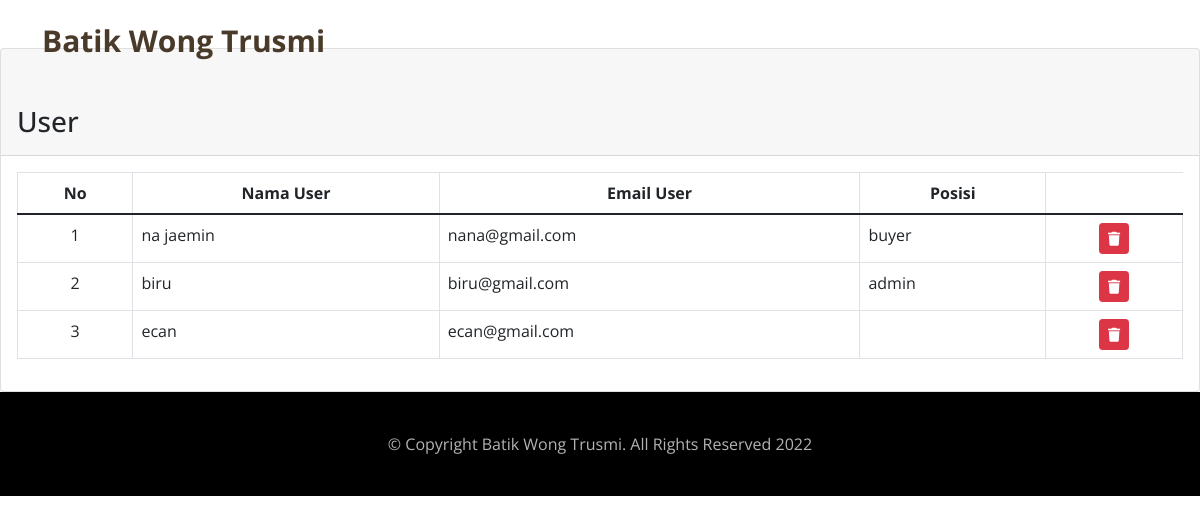
Screenshot of /index.php/admin with the database file from the repository.
### tables this page shows
CREATE TABLE `tabel_buyer` (
  `id_buyer` int(20) NOT NULL,
  `username` varchar(100) NOT NULL,
  `password` text NOT NULL,
  `nama` varchar(100) NOT NULL,
  `email` varchar(100) NOT NULL,
  `alamat` varchar(100) NOT NULL,
  `no_hp` varchar(100) NOT NULL,
  `foto` text DEFAULT NULL,
  `salt` varchar(20) NOT NULL
);

### application/views/templateAdmin/content_admin.php (called while the page is built)
<?php
if ($isi) {
	$this->load->view($isi);
}

### application/views/templateAdmin/halaman_admin.php (called while the page is built)
<?php
require_once('header_admin.php');
require_once('content_admin.php');
require_once('footer_admin.php');

### application/controllers/Admin.php (called while the page is built, shortened)
<?php
class Admin extends CI_Controller {
  public function __construct()
  {
    $this->load->model('model_user');
  }
	public function index()
	{
		$data = array(
			'title' => 'Dashboard Admin',
			'dashboard' => $this->model_user->get_all_data(),
			'isi' => 'admin/v_dashboard',
		);
		$this->load->view('templateAdmin/halaman_admin', $data, FALSE);
	}
}

### index.php (called while the page is built, shortened)
<?php
require_once BASEPATH.'core/CodeIgniter.php';

### application/models/Model_user.php (called while the page is built, shortened)
<?php
class Model_user extends CI_Model
{
	public function get_all_data()
	{
		$this->db->select('*');
		$this->db->from('tabel_buyer');
		$this->db->order_by('id_buyer', 'asc');
		return $this->db->get()->result();
	}
}

### application/views/admin/v_dashboard.php (the view, shortened to what this page needs)
<div class="col-md-12 mt-5">
	<div class="card card-primary">
		<div class="card-header">
			<h3 class="card-title mt-5">User</h3>
		</div>
		<div class="card-body">
			<table class="table table-bordered" id="example1">
				<thead class="text-center">
					<tr>
						<th>No</th>
						<th>Nama User</th>
						<th>Email User</th>
                        <th>Posisi</th>
					</tr>
				</thead>
				<tbody>
					<?php $no = 1;
					foreach ($dashboard as $key => $value) { ?>
						<tr>
							<td class="text-center"><?= $no++; ?></td>
							<td><?= $value->nama ?></td>
							<td><?= $value->email ?></td>
                            <td><?= $value->salt ?></td>
							<td class="text-center">
								<button class="btn btn-danger btn-sm" data-bs-toggle="modal" data-bs-target="#delete<?= $value->id_buyer?>"><i class="fas fa-trash"></i></button>
							</td>
						</tr>
					<?php } ?>
				</tbody>
			</table>
		</div>
	</div>
</div>

### assets/css/variables.css (style rules this page uses)
:root { --font-default: "proxima-nova","Helvetica Neue",Helvetica,Arial,sans-serif, 'EB Garamond', system-ui, -apple-system, "Segoe UI", Roboto, "Helvetica Neue", Arial, "Noto Sans", "Liberation Sans", sans-serif, "Apple Color Emoji", "Segoe UI Emoji", "Segoe UI Symbol", "Noto Color Emoji"; --font-primary: 'Open Sans', sans-serif; --font-secondary: 'Inter', sans-serif; --color-default: #212529; --color-default-rgb: 33, 37, 41; --color-links: #212529; --color-links-hover: #15171a; --color-primary: #212529; --color-primary-light: #26282c; --color-primary-dark: #0b0c0e; --color-primary-rgb: 33, 37, 41; --color-primary-light-rgb: 38, 40, 44; --color-primary-dark-rgb: 11, 12, 14; --color-secondary: #596d80; --color-secondary-light: #8498aa; --color-secondary-dark: #404f5c; --color-secondary-rgb: 89, 109, 128; --color-secondary-light-rgb: 132, 152, 170; --color-secondary-dark-rgb: 64, 79, 92; --color-blue: #0d6efd; --color-blue-rgb: 13, 110, 253; --color-indigo: #6610f2; --color-indigo-rgb: 102, 16, 242; --color-purple: #6f42c1; --color-purple-rgb: 111, 66, 193; --color-pink: #f3268c; --color-pink-rgb: 243, 38, 140; --color-red: #df1529; --color-red-rgb: 223, 21, 4; --color-orange: #fd7e14; --color-orange-rgb: 253, 126, 20; --color-yellow: #ffc107; --color-yellow-rgb: 255, 193, 7; --color-green: #059652; --color-green-rgb: 5, 150, 82; --color-teal: #20c997; --color-teal-rgb: 32, 201, 151; --color-cyan: #0dcaf0; --color-cyan-rgb: 13, 202, 240; --color-white: #ffffff; --color-white-rgb: 255, 255, 255; --color-gray: #6c757d; --color-gray-rgb: 108, 117, 125; --color-black: #000000; --color-black-rgb: 0, 0, 0; }
:root { --bs-blue: var(--color-blue); --bs-indigo: var(--color-indigo); --bs-purple: var(--color-purple); --bs-pink: var(--color-pink); --bs-red: var(--color-red); --bs-orange: var(--color-orange); --bs-yellow: var(--color-yellow); --bs-green: var(--color-green); --bs-teal: var(--color-teal); --bs-cyan: var(--color-cyan); --bs-white: var(--color-white); --bs-gray: var(--color-gray); --bs-gray-dark: #343a40; --bs-gray-100: #f8f9fa; --bs-gray-200: #e9ecef; --bs-gray-300: #dee2e6; --bs-gray-400: #ced4da; --bs-gray-500: #adb5bd; --bs-gray-600: #6c757d; --bs-gray-700: #495057; --bs-gray-800: #343a40; --bs-gray-900: #212529; --bs-primary: var(--color-blue); --bs-secondary: var(--color-blue); --bs-success: #198754; --bs-info: #0dcaf0; --bs-warning: #ffc107; --bs-danger: #dc3545; --bs-light: #f8f9fa; --bs-dark: #212529; --bs-primary-rgb: var(--color-primary-rgb); --bs-secondary-rgb: var(--color-secondary-rgb); --bs-success-rgb: 25, 135, 84; --bs-info-rgb: 13, 202, 240; --bs-warning-rgb: 255, 193, 7; --bs-danger-rgb: 220, 53, 69; --bs-light-rgb: 248, 249, 250; --bs-dark-rgb: 33, 37, 41; --bs-white-rgb: var(--color-white-rgb); --bs-black-rgb: var(--color-black-rgb); --bs-body-color-rgb: var(--color-default-rgb); --bs-body-bg-rgb: 255, 255, 255; --bs-font-sans-serif: var(--font-default); --bs-font-monospace: SFMono-Regular, Menlo, Monaco, Consolas, "Liberation Mono", "Courier New", monospace; --bs-gradient: linear-gradient(180deg, rgba(255, 255, 255, 0.15), rgba(255, 255, 255, 0)); --bs-body-font-family: var(--font-default); --bs-body-font-size: 1rem; --bs-body-font-weight: 400; --bs-body-line-height: 1.5; --bs-body-color: var(--color-default); --bs-body-bg: #fff; }

### assets/css/main.css (style rules this page uses)
:root { scroll-behavior: smooth; }
body { color: rgba(var(--color-primary-rgb), 1); font-family: 'Open Sans', sans-serif; }
h1, h2, h3, h4, h5, h6 { font-family: var(--font-primary); }

### rows the page displays
tabel_buyer: nama "na jaemin", email "nana@gmail.com", salt "buyer"
tabel_buyer: nama "biru", email "biru@gmail.com", salt "admin"
tabel_buyer: nama "ecan", email "ecan@gmail.com"
